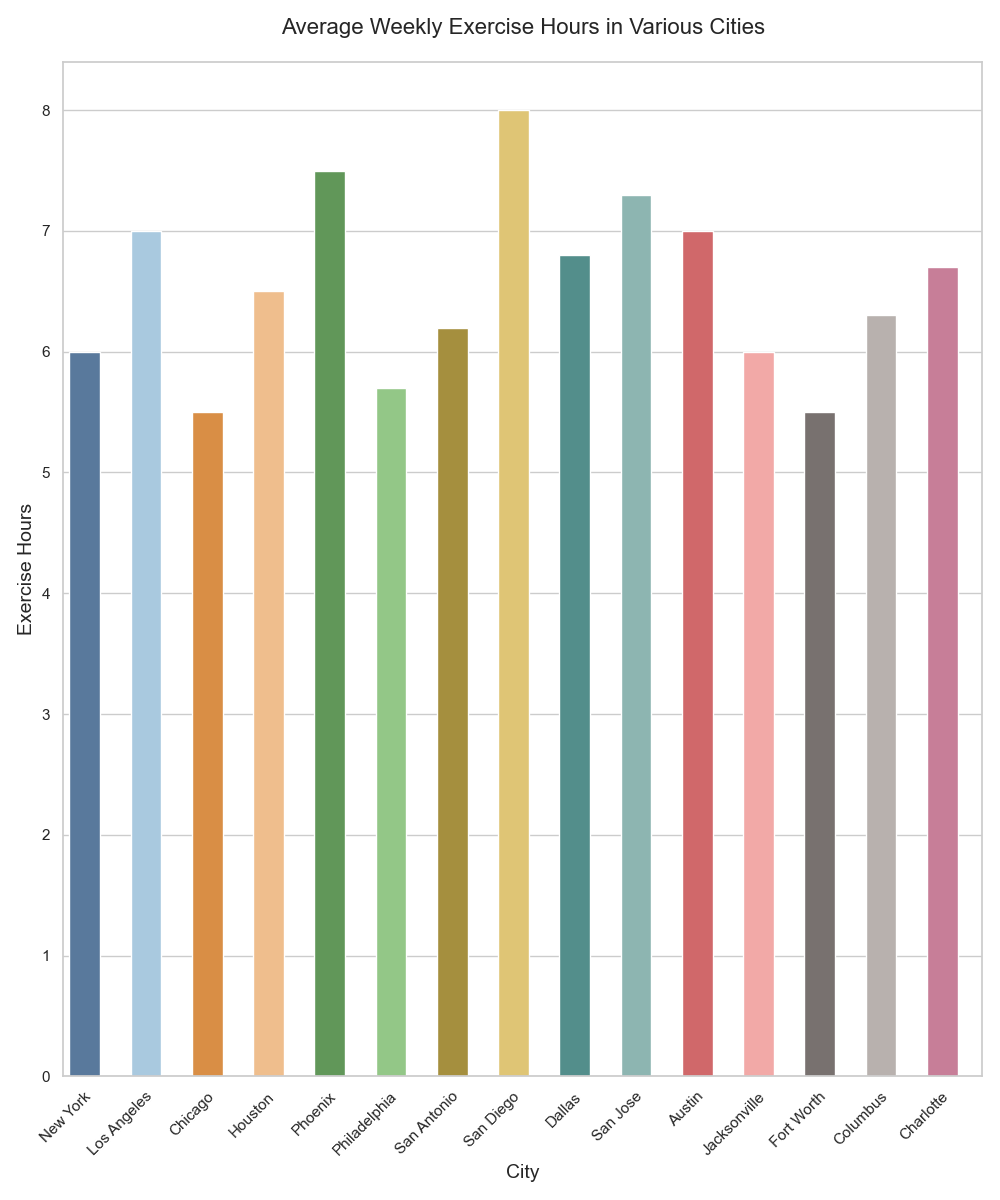

The script that drew this image:

import seaborn as sns
import pandas as pd
import matplotlib.pyplot as plt

# Data
data = {
    'city': ['New York', 'Los Angeles', 'Chicago', 'Houston', 'Phoenix', 'Philadelphia',
             'San Antonio', 'San Diego', 'Dallas', 'San Jose', 'Austin', 'Jacksonville',
             'Fort Worth', 'Columbus', 'Charlotte'],
    'exercise_hours': [6, 7, 5.5, 6.5, 7.5, 5.7, 6.2, 8, 6.8, 7.3, 7, 6, 5.5, 6.3, 6.7]
}

df = pd.DataFrame(data)

# Plotting
plt.figure(figsize=(10, 12))
barplot = sns.barplot(
    x='city',
    y='exercise_hours',
    data=df,
    palette=['#4E79A7', '#A0CBE8', '#F28E2C', '#FFBE7D', '#59A14F', '#8CD17D', 
             '#B6992D', '#F1CE63', '#499894', '#86BCB6', '#E15759', '#FF9D9A', 
             '#79706E', '#BAB0AC', '#D37295'],
    orient='v'
)

# Customize bars width
for bar in barplot.patches:
    bar.set_width(0.5)

plt.title('Average Weekly Exercise Hours in Various Cities', fontsize=16, pad=20)
plt.xlabel('City', fontsize=14)
plt.ylabel('Exercise Hours', fontsize=14)

plt.xticks(rotation=45, ha='right')

plt.tight_layout()
plt.show()
